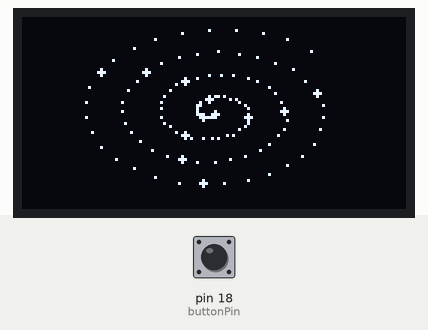
Simulated run of this sketch. Board: Arduino Uno, built with avr-gcc and run on an emulated ATmega328P. On the bench: 128×64 one-colour display. Inputs (shaded band) come from the test bench; at power-on: pin 18 (buttonPin) HIGH. Random numbers use the default seed unless the sketch sets one.

Above: at 1.2 s.
1.3 s: pin 18 (buttonPin) pulled LOW for 0.15 s
3.0 s: pin 18 (buttonPin) pulled LOW for 1 s
At 3.8 s:
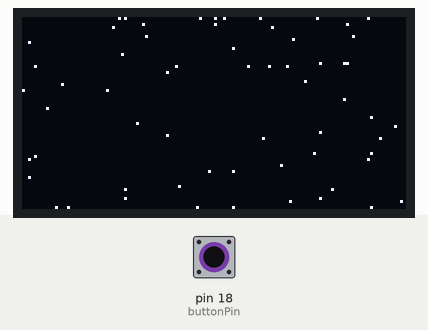
At 4.37 s:
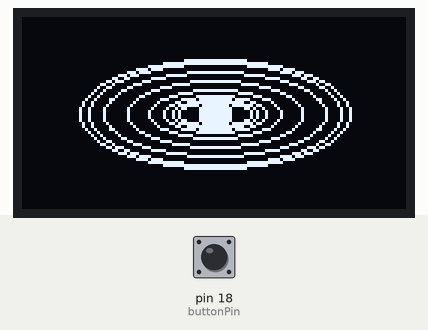
5.5 s: pin 18 (buttonPin) pulled LOW for 0.15 s
7.3 s: pin 18 (buttonPin) pulled LOW for 1 s
At 9.29 s:
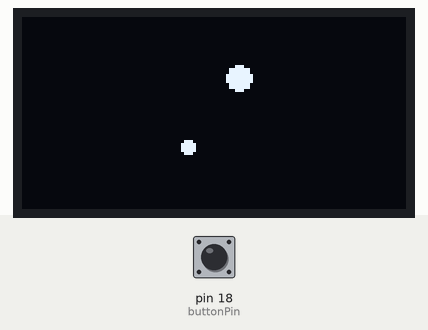

The sketch:

galaxy_animation.ino
```cpp
#include <Arduino.h>
#include <U8g2lib.h>
#include <Wire.h>

U8G2_SH1106_128X64_NONAME_F_HW_I2C u8g2(U8G2_R0, /* reset=*/ U8X8_PIN_NONE);

const int buttonPin = 18;
int animMode = 0;
float timer = 0;

const int starCount = 70;
float starX[starCount], starY[starCount], starZ[starCount];

void setup() {
  u8g2.begin();
  pinMode(buttonPin, INPUT_PULLUP);
  randomSeed(analogRead(0));

  for (int i = 0; i < starCount; i++) {
    starX[i] = random(-64, 64);
    starY[i] = random(-32, 32);
    starZ[i] = random(1, 128);
  }
}

void drawSpiral() {
  for (int i = 0; i < 120; i++) {
    float angle = i * 0.2 + timer;
    float r = i * 0.4;
    u8g2.drawPixel(64 + r * cos(angle), 32 + r * sin(angle) * 0.6);
    if (i % 10 == 0) u8g2.drawDisc(64 + r * cos(angle), 32 + r * sin(angle) * 0.6, 1);
  }
}

void drawWarp() {
  for (int i = 0; i < starCount; i++) {
    starZ[i] -= 3;
    if (starZ[i] <= 0) starZ[i] = 128;
    int x = 64 + (starX[i] * 128 / starZ[i]);
    int y = 32 + (starY[i] * 128 / starZ[i]);
    if (x < 0 || x > 128 || y < 0 || y > 64) starZ[i] = 128;
    else u8g2.drawPixel(x, y);
  }
}

void drawBlackHole() {
  u8g2.drawDisc(64, 32, 5);
  for (int i = 0; i < 8; i++) {
    float r = 10 + i * 5 + (sin(timer + i) * 3);
    u8g2.drawEllipse(64, 32, r, r * 0.4);
  }
}

void drawPulsar() {
  float pulse = abs(sin(timer)) * 30;
  u8g2.drawCircle(64, 32, pulse);
  for(int i=0; i<8; i++) {
    float ang = i * 0.785 + timer;
    u8g2.drawLine(64, 32, 64 + cos(ang)*60, 32 + sin(ang)*60);
  }
}

void drawBinary() {
  int x1 = 64 + cos(timer) * 25, y1 = 32 + sin(timer) * 12;
  int x2 = 64 + cos(timer + 3.14) * 25, y2 = 32 + sin(timer + 3.14) * 12;
  u8g2.drawDisc(x1, y1, 4);
  u8g2.drawDisc(x2, y2, 2);
}

void drawNebula() {
  for (int i = 0; i < 50; i++) {
    u8g2.drawPixel(64 + sin(timer + i) * (20 + i), 32 + cos(timer * 0.5 + i) * (10 + i/2));
  }
}

void drawCluster() {
  for (int i = 0; i < 40; i++) {
    float x = 30 * cos(i * 0.5) * sin(timer + i * 0.1);
    float y = 30 * sin(i * 0.5);
    u8g2.drawPixel(64 + x, 32 + y);
    if (i % 5 == 0) u8g2.drawDisc(64 + x, 32 + y, 1);
  }
}

void drawWormhole() {
  for (int i = 0; i < 10; i++) {
    float r = fmod((timer * 25.0 + i * 15.0), 120.0);
    if (r > 1) u8g2.drawEllipse(64, 32, (int)r, (int)(r * 0.6));
  }
}

void draw3DGalaxy() {
  for (int i = 0; i < 100; i++) {
    float angle = i * 0.15 + timer;
    float r = i * 0.5;
    float x3d = r * cos(angle);
    float z3d = r * sin(angle);
    float y3d = z3d * sin(timer * 0.5);
    int x2d = 64 + x3d;
    int y2d = 32 + y3d;
    u8g2.drawPixel(x2d, y2d);
    if (i < 15) u8g2.drawDisc(64, 32, 2);
  }
}

void drawAsteroidBelt() {
  for (int i = 0; i < 40; i++) {
    float angle = i * 0.15 + timer * 0.5;
    float r = 35 + sin(i * 0.5) * 5;
    float x3d = r * cos(angle);
    float z3d = r * sin(angle);
    float y3d = z3d * 0.4;
    int px = 64 + x3d;
    int py = 32 + y3d;
    if (z3d > 0) u8g2.drawDisc(px, py, 1);
    else u8g2.drawPixel(px, py);
  }
}

void loop() {
  u8g2.clearBuffer();
  timer += 0.04;

  if (digitalRead(buttonPin) == LOW) {
    delay(50);
    if (digitalRead(buttonPin) == LOW) {
      animMode = (animMode + 1) % 10;
      while(digitalRead(buttonPin) == LOW);
    }
  }

  switch (animMode) {
    case 0: drawSpiral(); break;
    case 1: drawWarp(); break;
    case 2: drawBlackHole(); break;
    case 3: drawPulsar(); break;
    case 4: drawBinary(); break;
    case 5: drawNebula(); break;
    case 6: drawCluster(); break;
    case 7: drawWormhole(); break;
    case 8: draw3DGalaxy(); break;
    case 9: drawAsteroidBelt(); break;
  }

  u8g2.sendBuffer();
  delay(10);
}
```
